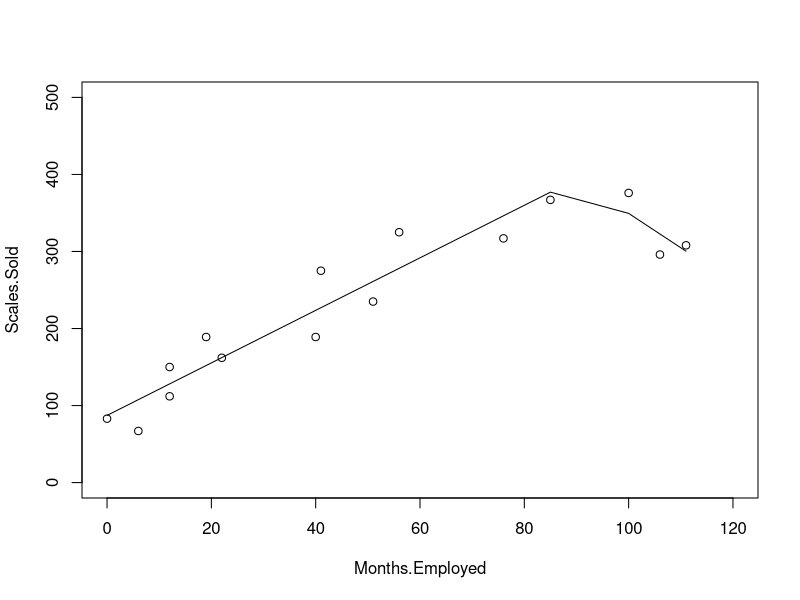
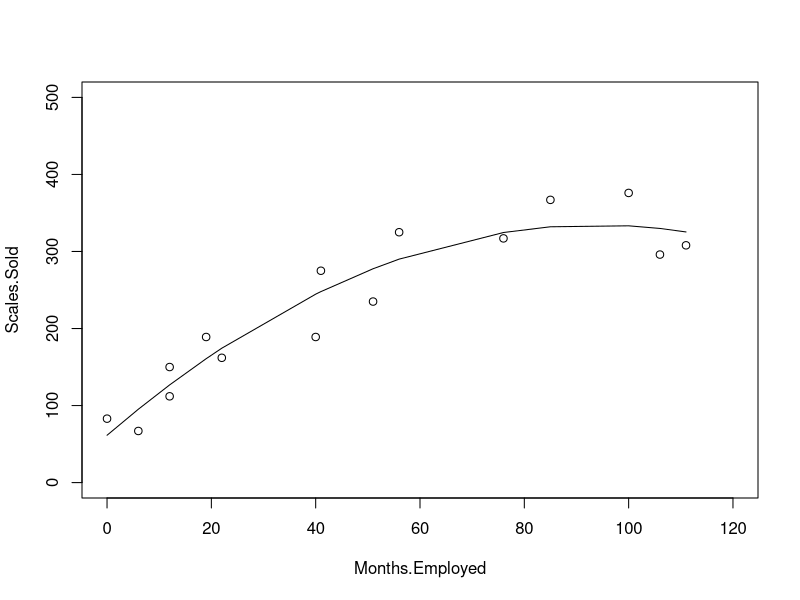

Here is the R script that generated these plots, in order:
mydata=data.frame('Months.Employed'=c(41,106,76,100,22,12,85,111,40,51,0,12,6,56,19),
                  'Scales.Sold'=c(275,296,317,376,162,150,367,308,189,235,83,112,67,325,189),
                  'X'=('NA'))
attach(mydata)
dummyknot=rep(0,length(Months.Employed))
dummyknot[Months.Employed>90]=1

mydata$Xdif=Months.Employed-90
mydata$DN=dummyknot
mydata$X=mydata$Xdif*mydata$DN

regoutput=lm(Scales.Sold~Months.Employed+X,data=mydata)
summary(regoutput)

plot(Months.Employed,Scales.Sold,ylim = c(0,500),xlim = c(0,120))
lines(smooth.spline(Months.Employed,predict(regoutput)))

x=lm(Scales.Sold~Months.Employed+I(Months.Employed^2))
summary(x)

plot(Months.Employed,Scales.Sold,ylim = c(0,500),xlim = c(0,120))
lines(smooth.spline(Months.Employed,predict(x)))

Y=87.2172+3.4094*(10)-7.8726*(10-90)*0
Y=87.2172+3.4094*(100)-7.8726*(100-90)*1